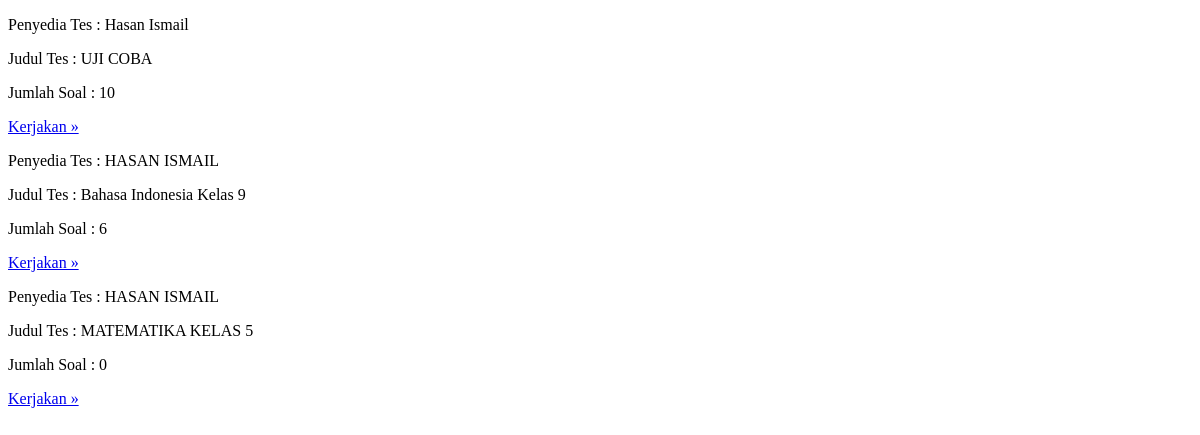
Before: /test/test with the older database file.
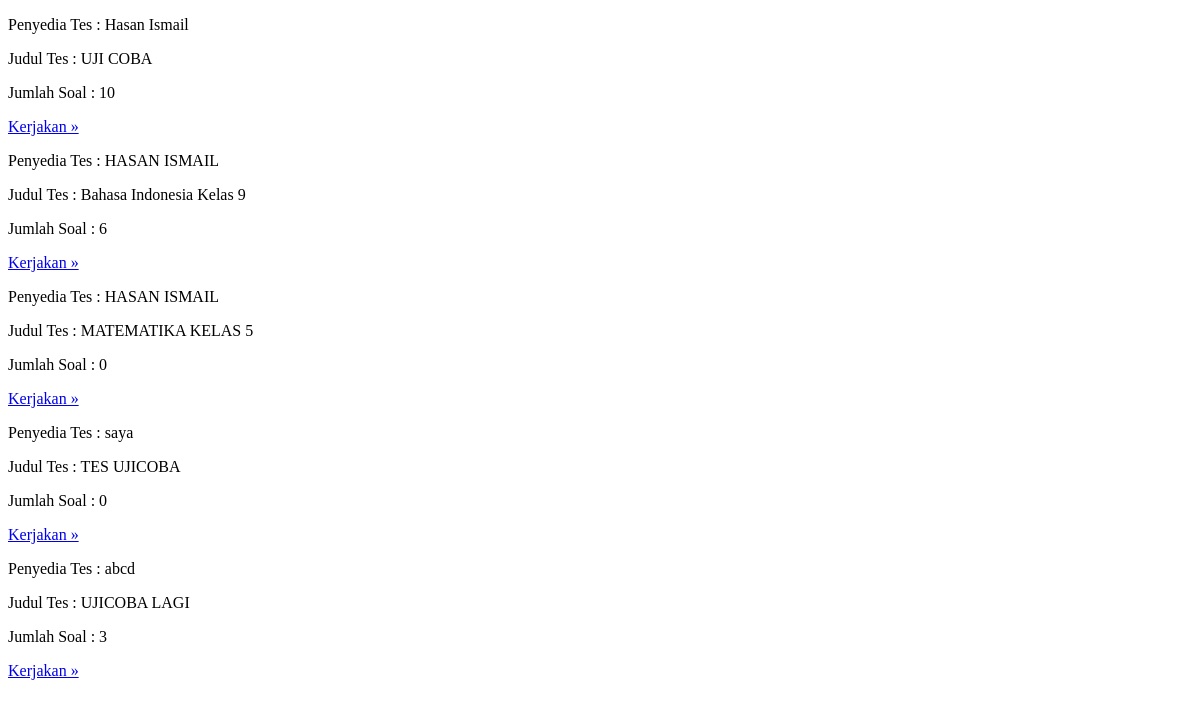
After: the same page with the newer database file.
### Test/models.py (models this page shows, shortened)
class TestPackage(models.Model):
    testID = models.CharField(max_length=16, unique=True ,editable=True)
    testTitle = models.CharField(max_length=1024)
    testAuthor = models.CharField(max_length=1024)
    questionCount = models.CharField(default=0, max_length=4)
    testCode = models.CharField(default=None, editable=True, max_length=6)
    testSchedule = models.DateField()
    timeLimit = models.IntegerField(default=0, null=True)
    passwordAdminTest = models.CharField(max_length=16,default=None, null=True)
    passwordTest = models.CharField(max_length=16, default="123456")
    firstQuestID = models.CharField(max_length=16, default=None, blank=True, null=True, editable=True)
    welcomeMessageID = models.CharField(max_length=16, default=None, blank=True, null=True, editable=True)
    maxScore = models.IntegerField(default=0)

### Test/views.py (the view)
# urls.py: path('test',testViews.showTest),
def showTest(request):
    testPackage = TestPackage.objects.all()
    context = {
        'TestPackage' : testPackage,
    }
    return render(request, 'Test/test.html',context)

### Test/templates/Test/test.html (shortened to what this page needs)
<!DOCTYPE html>
<html lang="en">
<head>
</head>
<body>
    {% for package in TestPackage  %}
        <p>Penyedia Tes : {{ package.testAuthor }}</p>
        <p>Judul Tes : {{ package.testTitle }}</p>
        <p>Jumlah Soal : {{ package.questionCount}}</p>
        <a href="{{package.testID}}"><p>Kerjakan &raquo;</p></a>
    {% endfor %}
</body>
</html>

Changed rows visible on the page:
added TestPackage: testAuthor "saya", testTitle "TES UJICOBA", questionCount "0"
added TestPackage: testAuthor "abcd", testTitle "UJICOBA LAGI", questionCount "3"
